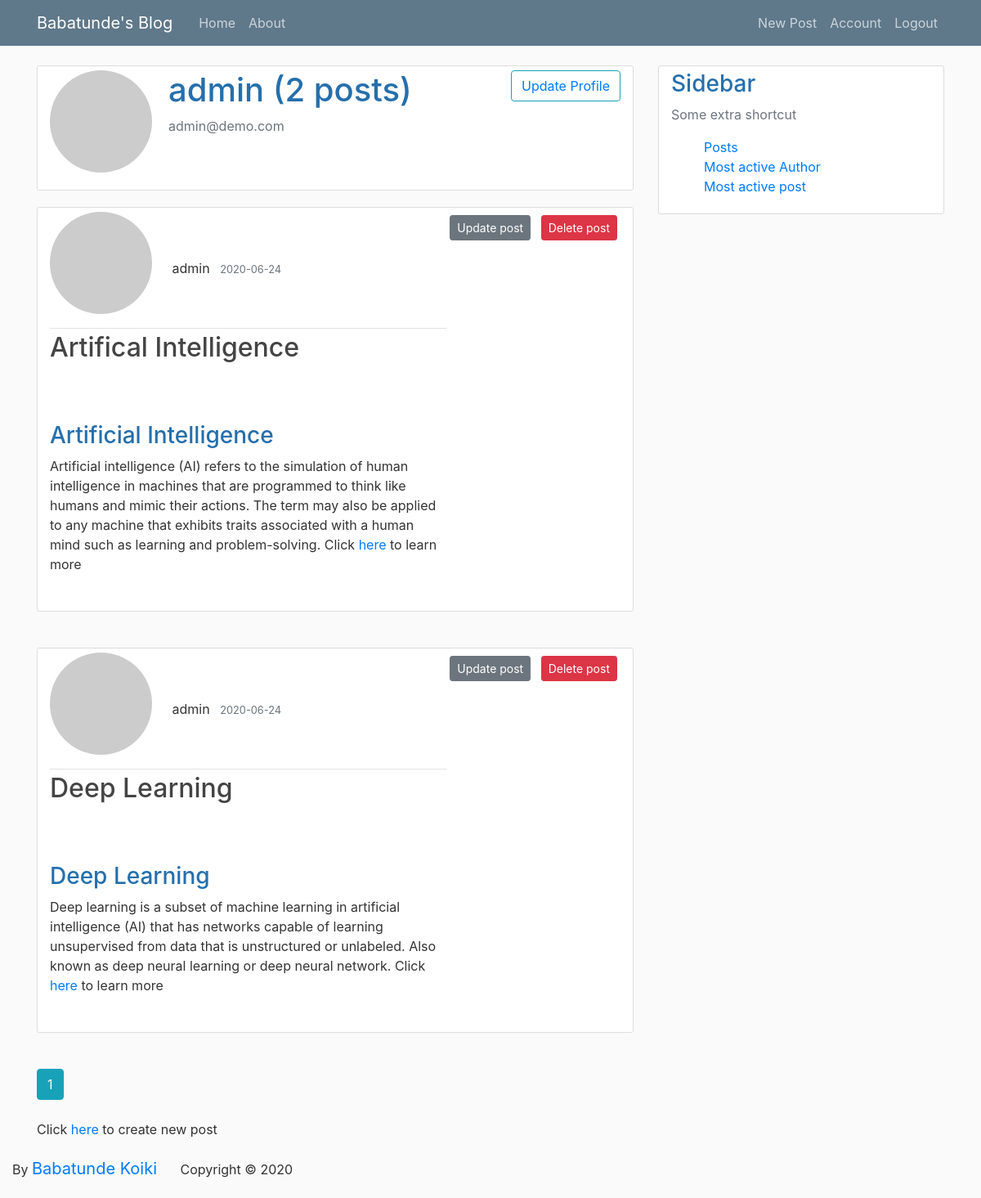
The app's page /profile/ (signed in) with its own data.
### coreyblog/models.py (models this page shows, shortened)
class User(db.Model, UserMixin):
    id = db.Column(db.Integer, primary_key=True)
    username=db.Column(db.String(20), unique=True, nullable=False)
    email = db.Column(db.String(120), unique=True ,nullable=False)
    password=db.Column(db.String(60), nullable=False)
    image_file=db.Column(db.String(20), nullable=False, default='default.jpg')
    posts = db.relationship('Post', backref='author', lazy=True)
    comments = db.relationship('Comment', backref='author', lazy='dynamic')
    def gravatar(self, size=100, default='identicon', rating='g'):
        if request.is_secure:
            url = 'https://secure.gravatar.com/avatar'
        else:
            url = 'http://www.gravatar.com/avatar'
        hash_ = hashlib.md5(self.email.encode('utf-8')).hexdigest()
        return '{url}/{hash_}?s={size}&d={default}&r={rating}'.format(
                                                            url=url,
                                                            hash_=hash_,
                                                            size=size,
                                                            default=default,
                                                            rating=rating)

class Post(db.Model):
    id = db.Column(db.Integer, primary_key=True)
    title=db.Column(db.String(100), nullable=False)
    date_posted=db.Column(db.DateTime, nullable=False, default=datetime.utcnow)
    content=db.Column(db.Text, nullable=False)
    user_id = db.Column(db.Integer, db.ForeignKey('user.id'), nullable=False)
    body_html = db.Column(db.Text)
    comments = db.relationship('Comment', backref='post', lazy=True)

### coreyblog/routes.py (the view)
@app.route('/profile/', methods=['GET', 'POST'])
@login_required
def account():
    page = request.args.get('page', 1, type=int)
    all_posts = Post.query.filter_by(author=current_user).\
                                    order_by(Post.date_posted.desc()).\
                                        paginate(page=page, per_page=2)
    return render_template('account.html',
                            title='Profile',
                            all_posts=all_posts)

### coreyblog/models.py (called while the page is built)
@login_manager.user_loader
def load_user(user_id):
    return User.query.get(int(user_id))

### coreyblog/templates/account.html (shortened to what this page needs)
{% extends 'layout.html' %}
{% block content %}
    <div class="content-section" >
        <div class="media">
            {% if current_user.image_file == 'default.jpg' %}
                <img class="rounded-circle account-img" src="{{ current_user.gravatar() }}" alt="Profile pics" sizes="150" srcset="">
            {% else %}
                <img class="rounded-circle account-img" src="{{ url_for('static', filename='img/'+current_user.image_file) }}" alt="" sizes="150" srcset="">
            {% endif %}
            <div class="media-body">
                <h2 class="account-heading">{{current_user.username}} ({{ all_posts.total }} {% if all_posts.total > 1 %} posts{% else %} post{% endif %})</h2>
                <p class="text-secondary">{{current_user.email}}</p>
            </div>
            <button class='btn btn-outline-info' type="submit"><a href="{{ url_for('updateaccount') }}">Update Profile</a></button>
        </div>
    </div>
        {% if current_user.posts %}
        {% for post in all_posts.items %}
            <article class="media content-section">
                <div class="media-body">
                    <div class="article-metadata">
                        {% if current_user.image_file == 'default.jpg' %}
                            <img class="rounded-circle account-img" src="{{ current_user.gravatar() }}" alt="Profile pics" sizes="150" srcset="">
                        {% else %}
                            <img class="rounded-circle account-img" src="{{ url_for('static', filename='img/'+current_user.image_file) }}" alt="" sizes="150" srcset="">
                        {% endif %}
                        <span class="mr-2">{{ current_user.username }}</span>
                        <small class="text-muted">{{ post.date_posted.strftime('%Y-%m-%d') }}</small>
                    </div>
                    <h2><a href="{{ url_for('viewblog', id=post.id) }}" class="article-title">{{ post.title}}</a></h2>
                    <p class="article-content">
                        {% if post.body_html %}
                            {{ post.body_html | safe }}
                        {% else %}
                            {{ post.content }}
                        {% endif %}
                    </p>
                    <br>
                </div>
                <div>
                    <a class="btn btn-secondary btn-sm m-1"  href="{{ url_for('updatepost', id=post.id) }}">Update post</a>
                    <a class="btn btn-danger btn-sm m-1"  href="{{ url_for('delete', id=post.id) }}">Delete post</a>
                </div>
            </article>
            <br>
        {% endfor %}
        {% for page_num in all_posts.iter_pages(left_edge=1, right_edge=1, left_current=1, right_current=2) %}
        {% if page_num %}
            {% if all_posts.page == page_num %}
                <a class="btn btn-info mb-4" href="{{ url_for('account', page=page_num) }}">{{ page_num }}</a>
            {% else %}
                <a class="btn btn-outline-info mb-4" href="{{ url_for('account', page=page_num) }}">{{ page_num }}</a>
            {% endif %}
        {% endif %}
            {% endfor %}
    {% else %}
            <p>You haven't created any post!</p>
    {% endif %}
    <p>Click <a href="{{ url_for('newpost') }}">here</a> to create new post</p>
{% endblock %}

### coreyblog/static/main.css (style rules this page uses)
body { background: #fafafa; color: #333333; margin-top: 5rem; }
h1, h2, h3, h4, h5, h6 { color: #256fac; }
.content-section { background: #ffffff; padding: 5px 15px; border: 1px solid #dddddd; border-radius: 3px; margin-bottom: 20px; }
.article-title { color: #444444; }
.article-content { white-space: pre-line; }
.article-metadata { padding-bottom: 1px; margin-bottom: 4px; border-bottom: 1px solid #e3e3e3 }
.account-img { height: 125px; width: 125px; margin-right: 20px; margin-bottom: 16px; }
.account-heading { font-size: 2.5rem; }

### records on screen
User: username "admin", email "admin@demo.com"
Post: date_posted "2020-06-24", title "Artifical Intelligence", body_html "Artificial Intelligence Artificial intelligence (AI) refers to the simulation of human intelligence in machines that are programmed to think like humans and mimic their actions. The term may also be applied to any machine that exhibits traits associated with a human mind such as learning and problem-solving. Click here to learn more"
Post: date_posted "2020-06-24", title "Deep Learning", body_html "Deep Learning Deep learning is a subset of machine learning in artificial intelligence (AI) that has networks capable of learning unsupervised from data that is unstructured or unlabeled. Also known as deep neural learning or deep neural network. Click here to learn more"

### other values on screen
{{ all_posts.total }} "2"
{{ page_num }} "1"
